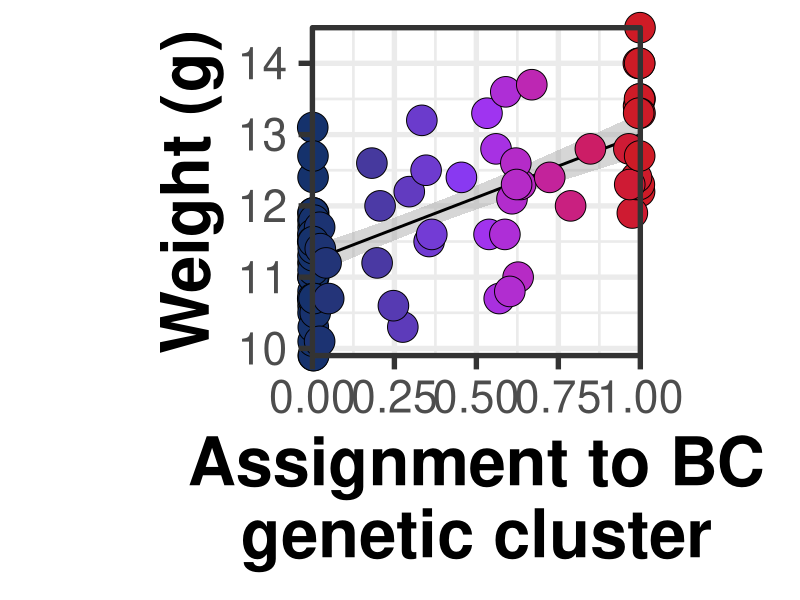
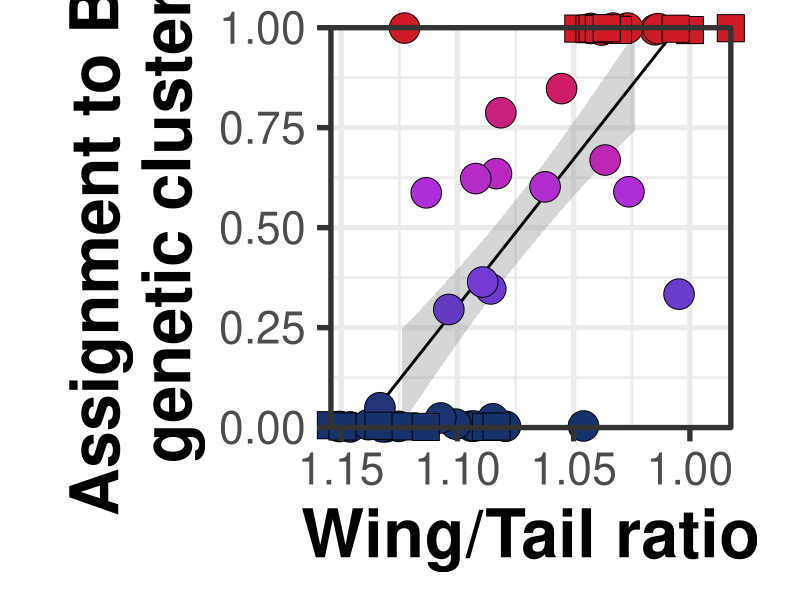
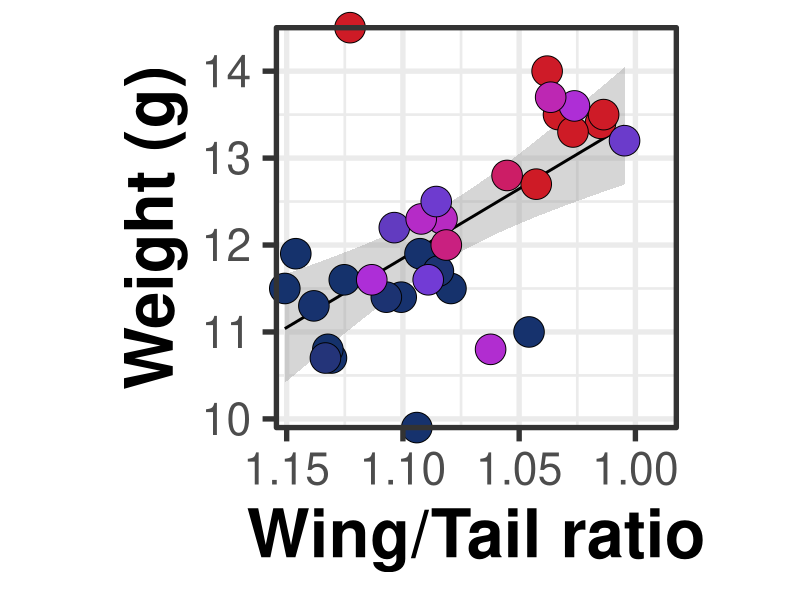

Recreate these plots in R, in order.
# 1. Loading required library
library(tidyverse)

# 2. Setwd
setwd("chickadee/output/")

# 3. Reading in data (tab delimited), dropping last blank row
temp <- read_tsv("../data/S2.txt")
temp <- temp[1:165,]

# 4. Plot and rsq for Weight vs cluster assignment. Saved plot as 1000 pixels in width.
# FigS4_weight_cluster.png in output folder
ggplot(temp,aes(y=Weight,x=BC_genetic_cluster_assignment,fill=BC_genetic_cluster_assignment,shape=Sampling_period),color="black") + 
  geom_smooth(method = "lm",color="black") +
  geom_point(size=10) +  
  scale_x_continuous(limits=c(0,1),expand = c(0, 0),name = str_wrap("Assignment to BC genetic cluster",width=20)) + 
  scale_y_continuous(expand = c(0, 0),name=str_wrap("Weight (g)", width=20))  + 
  scale_fill_gradientn(colors=c("#15326C","#9437FF","#CE1B26")) + 
  scale_shape_manual(values = c(21,22,23,24)) +
  theme_bw(base_size = 40) +
  theme(aspect.ratio = 1) +
  theme(legend.position = "none") +
  coord_cartesian(clip = 'off') + 
  theme(axis.title=element_text(size=48,face="bold"))

temptemp <- temp %>% 
  filter(!is.na(Weight)) %>% filter(!is.na(BC_genetic_cluster_assignment)) %>% 
  select(Weight,BC_genetic_cluster_assignment) 

cor(temptemp[,1],temptemp[,2])^2

# 5. Plot and rsq for Wing/Tail ratio vs cluster assignment. Saved plot as 1000 pixels in width.
# FigS4_cluster_wingtailratio.png in output folder
tempwingtail <- temp %>% 
  mutate(Tail=as.numeric(Tail)) %>% 
  filter(!is.na(Wing)) %>% 
  filter(!is.na(Tail)) %>%  
  filter(!is.na(BC_genetic_cluster_assignment)) %>% 
  mutate(Wing_Tail_Ratio=(Wing/Tail))
    
ggplot(tempwingtail,aes(x=Wing_Tail_Ratio,y=BC_genetic_cluster_assignment,fill=BC_genetic_cluster_assignment),color="black") + 
      geom_smooth(method = "lm",color="black") +
      geom_point(tempwingtail,size=10,mapping=aes(shape=Sampling_period)) +  
      scale_x_reverse(expand = c(0, 0),name = str_wrap("Wing/Tail ratio",width=20)) + 
      scale_y_continuous(limits=c(0,1),expand = c(0, 0),name=str_wrap("Assignment to BC genetic cluster", width=20))  + 
      scale_fill_gradientn(colors=c("#15326C","#9437FF","#CE1B26")) + 
      scale_shape_manual(values = c(21,22,23,24)) +
      theme_bw(base_size = 40) +
      theme(aspect.ratio = 1) +
      theme(legend.position = "none") +
      coord_cartesian(clip = 'off') + 
      theme(axis.title=element_text(size=48,face="bold"))

cor(tempwingtail$Wing_Tail_Ratio,tempwingtail$BC_genetic_cluster_assignment)^2    

# 6. Plot and rsq for Wing/Tail ratio vs Weight. Saved plot as 1000 pixels in width.
# FigS4_weight_wingtailratio.png in output folder
ggplot(tempwingtail,aes(x=Wing_Tail_Ratio,y=Weight,fill=BC_genetic_cluster_assignment),color="black") + 
  geom_smooth(method = "lm",color="black") +
  geom_point(tempwingtail,size=10,mapping=aes(shape=Sampling_period)) +  
  scale_x_reverse(expand = c(0, 0),name = str_wrap("Wing/Tail ratio",width=20)) + 
  scale_y_continuous(expand = c(0, 0),name=str_wrap("Weight (g)", width=20))  + 
  scale_fill_gradientn(colors=c("#15326C","#9437FF","#CE1B26")) + 
  scale_shape_manual(values = c(21,22,23,24)) +
  theme_bw(base_size = 40) +
  theme(aspect.ratio = 1) +
  theme(legend.position = "none") +
  coord_cartesian(clip = 'off') + 
  theme(axis.title=element_text(size=48,face="bold"))

tempwingtail <- tempwingtail %>% 
  filter(!is.na(Weight))

cor(tempwingtail$Wing_Tail_Ratio,tempwingtail$Weight)^2  

# Manually arranged these plots in ppt/illustrator along with rsq

sessionInfo()
#R version 3.5.1 (2018-07-02)
#Platform: x86_64-apple-darwin15.6.0 (64-bit)
#Running under: macOS Sierra 10.12.6
#
#Matrix products: default
#BLAS: /System/Library/Frameworks/Accelerate.framework/Versions/A/Frameworks/vecLib.framework/Versions/A/libBLAS.dylib
#LAPACK: /Library/Frameworks/R.framework/Versions/3.5/Resources/lib/libRlapack.dylib
#
#locale:
#  [1] en_NZ.UTF-8/en_NZ.UTF-8/en_NZ.UTF-8/C/en_NZ.UTF-8/en_NZ.UTF-8
#
#attached base packages:
#  [1] stats     graphics  grDevices utils     datasets  methods   base     
#
#other attached packages:
#  [1] bindrcpp_0.2.2     forcats_0.3.0      stringr_1.3.1      dplyr_0.7.8        purrr_0.3.0        readr_1.3.1       
#[7] tidyr_0.8.2        tibble_2.0.1       ggplot2_3.1.0.9000 tidyverse_1.2.1   
#
#loaded via a namespace (and not attached):
#  [1] Rcpp_1.0.1       cellranger_1.1.0 pillar_1.3.1     compiler_3.5.1   bindr_0.1.1      tools_3.5.1      jsonlite_1#.6    
#[8] lubridate_1.7.4  nlme_3.1-137     gtable_0.2.0     lattice_0.20-38  pkgconfig_2.0.2  rlang_0.3.1      cli_1.0.1       
#[15] rstudioapi_0.9.0 yaml_2.2.0       haven_2.0.0      withr_2.1.2      xml2_1.2.0       httr_1.4.0       generics_0.0.2  
#[22] hms_0.4.2        grid_3.5.1       tidyselect_0.2.5 glue_1.3.0       R6_2.3.0         fansi_0.4.0      readxl_1.2.0    
#[29] modelr_0.1.2     magrittr_1.5     backports_1.1.3  scales_1.0.0     rvest_0.3.2      assertthat_0.2.0 colorspace_1.4-0
#[36] labeling_0.3     utf8_1.1.4       stringi_1.2.4    lazyeval_0.2.1   munsell_0.5.0    broom_0.5.1      crayon_1.3.4 
